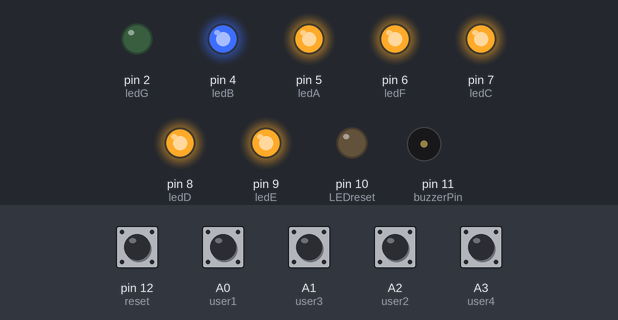
Recording of a sketch running on a simulated Arduino Uno, built with avr-gcc and run on an emulated ATmega328P. Shown: output pins drawn as LEDs (lit = HIGH), buzzer (waves = sounding). Dashed ring = blinking. Inputs (shaded band) come from the test bench; at power-on: A0 (user1), A1 (user3), A2 (user2), A3 (user4), pin 12 (reset) HIGH. What the sketch prints to the serial monitor is not drawn.

Above: at 1.2 s.
1.3 s: pin 12 (reset) pulled LOW for 0.15 s
At 1.4 s:
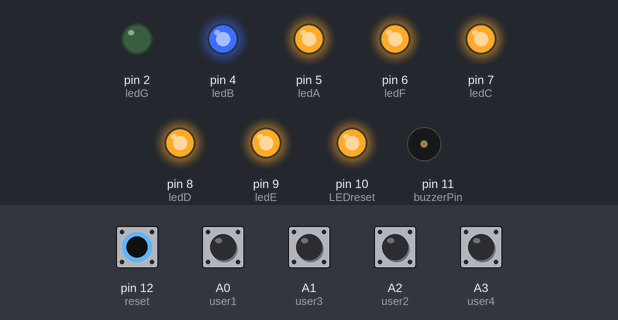
3.0 s: A0 (user1) pulled LOW for 0.15 s
At 4.3 s:
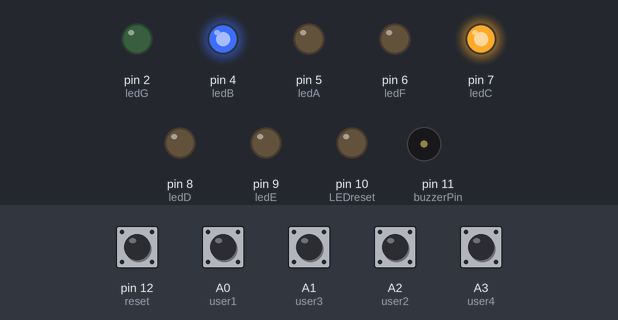
4.9 s: pin 12 (reset) pulled LOW for 1 s
At 6.8 s:
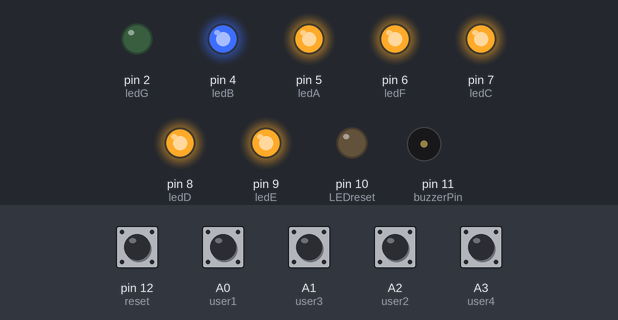
7.4 s: A1 (user3) pulled LOW for 0.15 s
At 8.8 s:
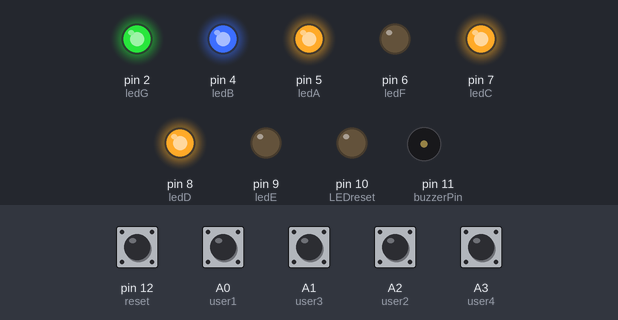
9.3 s: pin 12 (reset) driven LOW and A0 (user1) driven LOW
At 9.72 s:
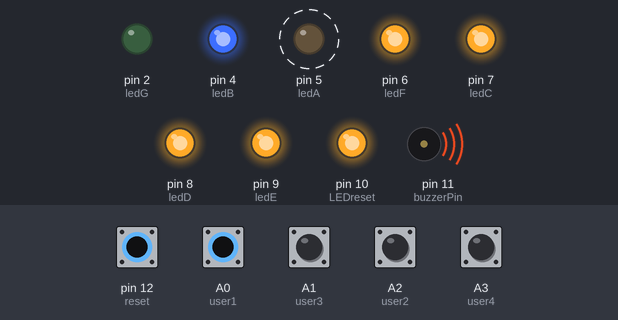
12.3 s: pin 12 (reset) driven HIGH
At 13.7 s:
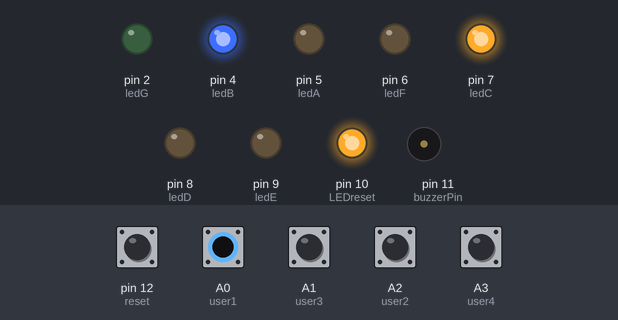
Timing chart, 0 to 14.8 s (numbered marks = the images above; inputs shaded):
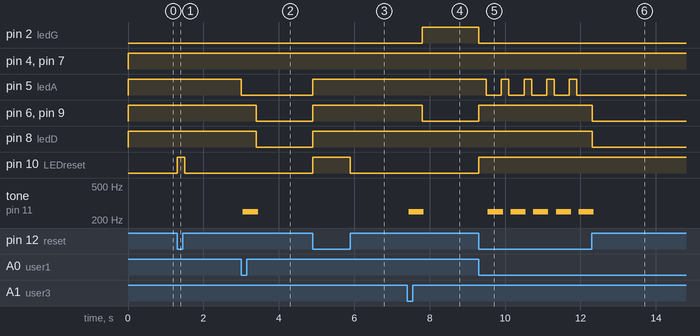

Measured:
- after the input at 1.3 s, pin 10 (LEDreset): LOW → HIGH at once, → LOW 0.20 s later
- after the input at 3.0 s, pin 5 (ledA): HIGH → LOW at once; pin 6 (ledF), pin 8 (ledD), pin 9 (ledE): HIGH → LOW after 0.40 s; tone on pin 11 (buzzerPin): silent → 249 Hz after 0.05 s, → silent 0.40 s later
- after the input at 4.9 s, pin 5 (ledA), pin 6 (ledF), pin 8 (ledD), pin 9 (ledE): LOW → HIGH at once; pin 10 (LEDreset): LOW → HIGH at once, → LOW 1.0 s later
- after the input at 7.4 s, pin 2 (ledG): LOW → HIGH after 0.40 s; pin 6 (ledF), pin 9 (ledE): HIGH → LOW after 0.40 s; tone on pin 11 (buzzerPin): silent → 249 Hz after 0.05 s, → silent 0.40 s later
- after the input at 9.3 s, pin 2 (ledG): HIGH → LOW at once; pin 5 (ledA): alternates HIGH for 0.20 s and LOW for 0.40 s, starting after 0.20 s; pin 6 (ledF), pin 9 (ledE), pin 10 (LEDreset): LOW → HIGH at once; tone on pin 11 (buzzerPin): alternates 249 Hz for 0.40 s and silent for 0.20 s, starting after 0.25 s
- after the input at 12.3 s, pin 5 (ledA): stops changing and stays LOW; pin 6 (ledF), pin 8 (ledD), pin 9 (ledE): HIGH → LOW at once; tone on pin 11 (buzzerPin): goes on until 12.4 s, then stays silent

The sketch:

fff.ino
```cpp
#define user1 A0 //the number of the button 1
#define user2 A2//button2
#define user3 A1//button3
#define user4 A3 //button4
#define reset 12 //button5(Reset Button)
#define buzzerPin 11 //the buzzer attach to
#define ledA 5
#define ledB 4
#define ledC 7
#define ledD 8
#define ledE 9
#define ledF 6
#define ledG 2
#define LEDreset 10 //LED4 attach to(Showing reset functioning
char flag = 0; //used to indicate the state of button5(i.e. reset button)
char b1State,b2State,b3State,b4State,b5State = 0;
void setup()
{
  //initialize buzzer,LED1, LED2, LED3 and LED4 as output
  pinMode(buzzerPin, OUTPUT);
  pinMode(ledA, OUTPUT);
  pinMode(ledB, OUTPUT);
  pinMode(ledC, OUTPUT);
  pinMode(ledD, OUTPUT);
  pinMode(ledE, OUTPUT);
  pinMode(ledF, OUTPUT);
  pinMode(ledG, OUTPUT);

  pinMode(LEDreset,OUTPUT);
  //initialize button1,button2,button3,button as input,combined with pullup
  pinMode(user1, INPUT_PULLUP);
  pinMode(user2, INPUT_PULLUP);
  pinMode(user3, INPUT_PULLUP);
  pinMode(user4,INPUT_PULLUP);
  pinMode(reset, INPUT_PULLUP);
  //turn all the led off
  digitalWrite(ledA, LOW);
  digitalWrite(ledB, LOW);
  digitalWrite(ledC, LOW);
  digitalWrite(ledD, LOW);
 digitalWrite(ledE, LOW);
 digitalWrite(ledF, LOW);
 digitalWrite(ledG, LOW);
 digitalWrite(LEDreset,LOW);

  Serial.begin(9600);
}
void loop()
{
  //turn all the led off
  digitalWrite(ledA, HIGH);
  digitalWrite(ledB,HIGH);
  digitalWrite(ledC, HIGH);
  digitalWrite(ledD,HIGH);
  digitalWrite(ledE, HIGH);
  digitalWrite(ledF, HIGH);
  digitalWrite(ledG, LOW);
  digitalWrite(LEDreset,LOW);
  //read the state of the button4
  b5State = digitalRead(reset);

  if(b5State == 0)
  {
    if(b5State == 0) //confirm that the button5 is pressed
   {
      flag = 1; //if so,flag is 1
      digitalWrite(LEDreset, HIGH); //turn the host LED on
      Serial.print("0");
      delay(200);
    }
  }
  if(1 == flag)
  {

    //read the state of the button of buttons
    b1State = digitalRead(user1);
    b2State = digitalRead(user2);
    b3State = digitalRead(user3);
    b4State = digitalRead(user4);
    //If the button1 press the first
    if(b1State == 0)
    {
      Serial.println(" User 1 is the Winner !!!");
      flag = 0;

      digitalWrite(ledA, LOW);
      Alarm(); //buzzer sound
      digitalWrite(ledB,HIGH);
      digitalWrite(ledC,HIGH);
      digitalWrite(ledD,LOW);
      digitalWrite(ledE,LOW);
      digitalWrite(ledF,LOW);
      digitalWrite(ledG,LOW);

      while(digitalRead(reset)); //detect the button4,if pressed,out of the while loop
    }
    //If the button2 press the first
    if(b2State == 0)
    {
      Serial.println(" User 2 is the Winner !!!");
      flag = 0;

      digitalWrite(ledA, HIGH);
      Alarm(); //buzzer sound
      digitalWrite(ledB,HIGH);
      digitalWrite(ledC,LOW);
      digitalWrite(ledD,HIGH);
      digitalWrite(ledE,HIGH);
      digitalWrite(ledF,LOW);
      digitalWrite(ledG,HIGH);
      while(digitalRead(reset));
    }
    //If the button3 press the first
    if(b3State == 0)
    {
      Serial.println("User 3 is the Winner !!!");
      flag = 0;

      digitalWrite(ledA, HIGH);
      Alarm(); //buzzer sound
      digitalWrite(ledB,HIGH);
      digitalWrite(ledC,HIGH);
      digitalWrite(ledD,HIGH);
      digitalWrite(ledE,LOW);
      digitalWrite(ledF,LOW);
      digitalWrite(ledG,HIGH);
      while(digitalRead(reset));
    }
    if(b4State == 0)
    {
      Serial.println("User 4 is the Winner !!!");
      flag = 0;

      digitalWrite(ledA, LOW);
      Alarm(); //buzzer sound
      digitalWrite(ledB,HIGH);
      digitalWrite(ledC,HIGH);
      digitalWrite(ledD,LOW);
      digitalWrite(ledE,LOW);
      digitalWrite(ledF,HIGH);
      digitalWrite(ledG,HIGH);
      while(digitalRead(reset));
    }
  }
 }
//buzzer sound
void Alarm()
{
  for(int i=0;i<100;i++)
  {
    digitalWrite(buzzerPin,HIGH); //the buzzer sound
    delay(2);
    digitalWrite(buzzerPin,LOW); //without sound
    delay(2); //when delay time changed,the frequency changed
  }
}
```
